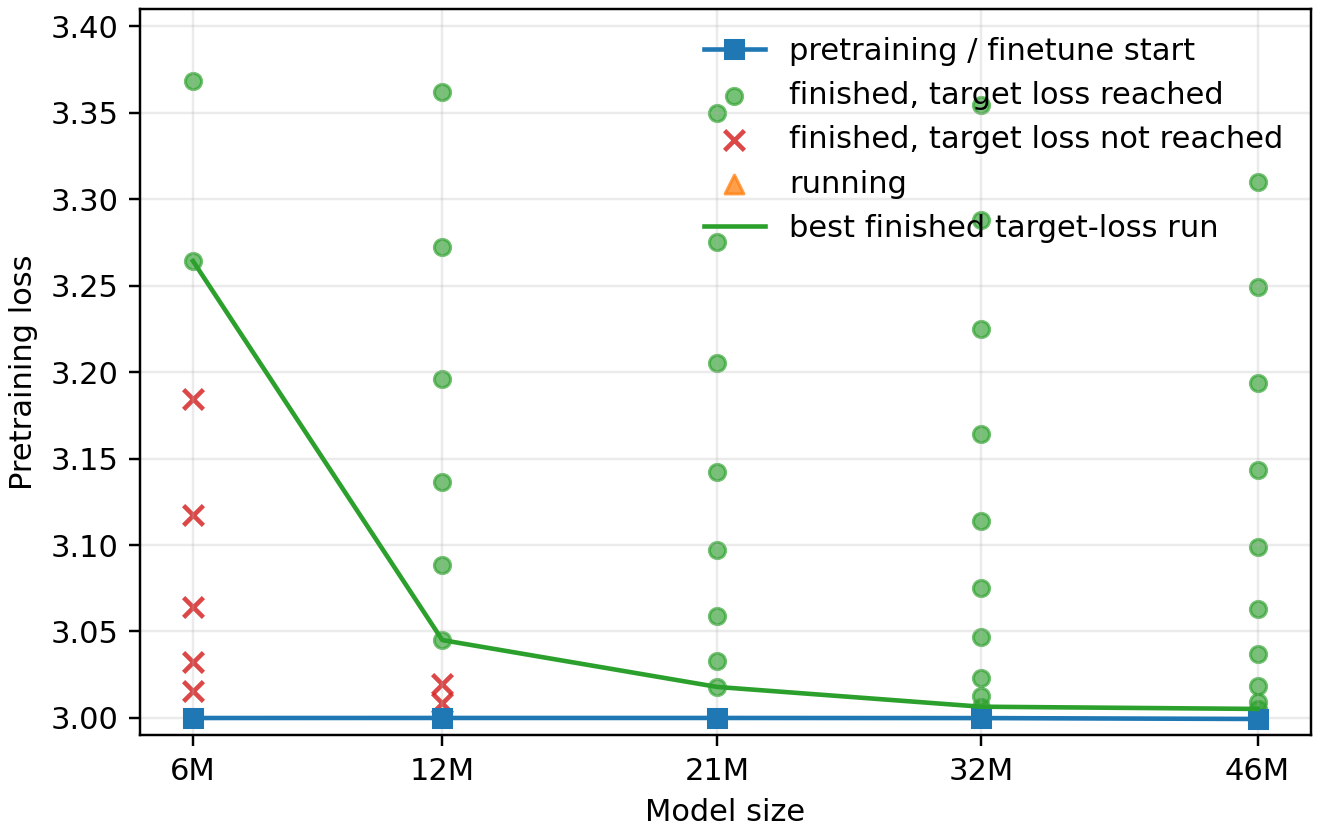

This figure's Python source:
from pathlib import Path
import json

import fire
import matplotlib.pyplot as plt
import matplotlib.ticker as mticker
import numpy as np
import pandas as pd


HERE = Path(__file__).resolve().parent


def read_json(path):
    return json.loads(path.read_text())


def runs(cache, sweep):
    rows = []
    for run_dir in sorted((cache / "sweeps" / sweep).iterdir()):
        if run_dir.is_dir():
            cfg, summary, meta = (read_json(run_dir / f"{x}.json") for x in ("config", "summary", "metadata"))
            rows.append({"run": run_dir.name, "state": str(meta.get("state", "")).lower(), "cfg": cfg, "summary": summary})
    return pd.DataFrame(rows)


def target_loss_reached(summary):
    return summary.get("stop_reason") == "target_loss" or bool(summary.get("target_loss_reached"))


def model_params(summary):
    return summary["n_param_nonembed"] + summary["n_param_embed"]


def model_width(cfg):
    return cfg["model.D"]


def main(
    cache="~/wandb/cache",
    pretrain_sweep="dns1uo8c", # "sdbjefda",
    finetune_sweep="919li0b9", # "919li0b9", "5mm6szbb", "kur3je79",
    out_dir=str(HERE),
    y_offset=2.75,
    lr=3.2e-4,
):
    cache, out_dir = Path(cache).expanduser(), Path(out_dir).expanduser()

    pre = runs(cache, pretrain_sweep).query("state == 'finished'").assign(
        intended_D=lambda x: x.cfg.map(model_width),
        actual_D=lambda x: x.cfg.map(model_width),
        actual_params_pre=lambda x: x.summary.map(model_params),
        pretraining_loss=lambda x: x.summary.map(lambda s: s.get("valid_ntp")),
    )[["run", "intended_D", "actual_D", "actual_params_pre", "pretraining_loss"]].rename(columns={"run": "pretrain_run"})

    ft = runs(cache, finetune_sweep).query("state in ['finished', 'running']").assign(
        intended_D=lambda x: x.cfg.map(model_width),
        load_actual_D=lambda x: x.cfg.map(lambda c: c["load_cfg.model.D"]),
        actual_params_ft=lambda x: x.summary.map(model_params),
        finetune_end=lambda x: x.summary.map(lambda s: s.get("prev_ntp")),
        downstream_end=lambda x: x.summary.map(lambda s: s.get("valid_ntp")),
        peak_lr=lambda x: x.cfg.map(lambda c: c.get("opt.peak_lr")),
        stop_reason=lambda x: x.summary.map(lambda s: s.get("stop_reason")),
        target_loss_reached=lambda x: x.summary.map(target_loss_reached),
    )
    ft["peak_lr"] = pd.to_numeric(ft["peak_lr"])
    # ft = ft[np.isclose(ft.peak_lr, lr)][["run", "state", "intended_D", "load_actual_D", "actual_params_ft", "finetune_end", "downstream_end", "peak_lr", "stop_reason", "target_loss_reached"]].rename(columns={"run": "finetune_run"})

    df = pre.merge(ft, on="intended_D")
    numeric = ["intended_D", "actual_D", "load_actual_D", "actual_params_pre", "actual_params_ft", "pretraining_loss", "finetune_end", "downstream_end"]
    df[numeric] = df[numeric].apply(pd.to_numeric)
    df["model_size_m"] = (df.actual_params_pre / 1e6).round().astype(int)
    df["intended_model_size_m"] = ((12 * 6 * df.intended_D**2 + 2 * df.intended_D * 4096) / 1e6).round().astype(int)
    df["actual_params_match"] = df.actual_params_pre.eq(df.actual_params_ft)
    df["intended_matches_actual"] = df.model_size_m.eq(df.intended_model_size_m)
    df["finetune_start"] = df["pretraining_loss"]
    df = df.sort_values(["model_size_m", "intended_D"])
    if not df.intended_matches_actual.all():
        print("warning: intended sweep sizes do not match logged actual parameter counts")
    if not df.actual_params_match.all():
        print("warning: pretrain and finetune actual parameter counts differ")
    finished_df = df[df.state == "finished"]
    running_df = df[df.state == "running"]
    missed = len(finished_df) - int(finished_df.target_loss_reached.sum())
    if missed:
        reasons = finished_df.loc[~finished_df.target_loss_reached, "stop_reason"].fillna("unknown").value_counts().to_dict()
        print(f"plotting {missed} finetune runs that did not reach target loss as x markers: {reasons}")
    if len(running_df):
        print(f"plotting {len(running_df)} running finetune runs as triangles")

    fig, ax = plt.subplots(figsize=(6.0, 3.8), constrained_layout=True)
    pre_plot = df.groupby("model_size_m", as_index=False)["pretraining_loss"].mean()
    target_df = finished_df[finished_df.target_loss_reached]
    missed_df = finished_df[~finished_df.target_loss_reached]
    best_idx = target_df.groupby("model_size_m")["finetune_end"].idxmin()
    best_ft = target_df.loc[best_idx].sort_values("model_size_m")
    min_loss = min(df.pretraining_loss.min(), df.finetune_end.min())
    max_loss = max(df.pretraining_loss.max(), df.finetune_end.max())
    if y_offset >= min_loss:
        y_offset = np.floor((min_loss - 0.02) * 100) / 100

    def offset_log(y):
        y = np.asarray(y)
        out = np.full_like(y, np.nan, dtype=float)
        np.log(y - y_offset, out=out, where=y > y_offset)
        return out

    def inv_offset_log(y):
        return np.exp(np.asarray(y)) + y_offset

    ax.plot(pre_plot.model_size_m, pre_plot.pretraining_loss, "s-", color="tab:blue", label="pretraining / finetune start")
    ax.scatter(target_df.model_size_m, target_df.finetune_end, s=28, alpha=0.65, color="tab:green", marker="o", label="finished, target loss reached")
    ax.scatter(missed_df.model_size_m, missed_df.finetune_end, s=42, alpha=0.85, color="tab:red", marker="x", label="finished, target loss not reached")
    ax.scatter(running_df.model_size_m, running_df.finetune_end, s=38, alpha=0.75, color="tab:orange", marker="^", label="running")
    ax.plot(best_ft.model_size_m, best_ft.finetune_end, "-", color="tab:green", label="best finished target-loss run")
    ax.set_xlabel("Model size")
    ax.set_ylabel(f"Pretraining loss")
    # ax.set_yscale("function", functions=(offset_log, inv_offset_log))
    ax.set_xscale("function", functions=(lambda x: x**0.5, lambda x: x**2))
    ax.set_xticks(pre_plot.model_size_m)
    ax.xaxis.set_major_formatter(mticker.FuncFormatter(lambda x, pos: f"{x:g}M"))
    y_ticks = np.array([3.32, 3.34, 3.36, 3.40, 3.50, 3.60, 3.80, 4.00, 4.20])
    y_ticks = y_ticks[(y_ticks > y_offset) & (y_ticks <= max_loss + 0.03)]
    # ax.set_yticks(y_ticks)
    # ax.set_yticklabels([f"{y:.2f}" for y in y_ticks])
    ax.set_ylim((2.99, 3.41))
    ax.grid(alpha=0.25, linewidth=0.8)
    ax.legend(frameon=False, loc="upper right")
    for ext in ("png", "pdf"):
        fig.savefig(out_dir / f"plot.{ext}", dpi=220)


if __name__ == "__main__":
    fire.Fire(main)
